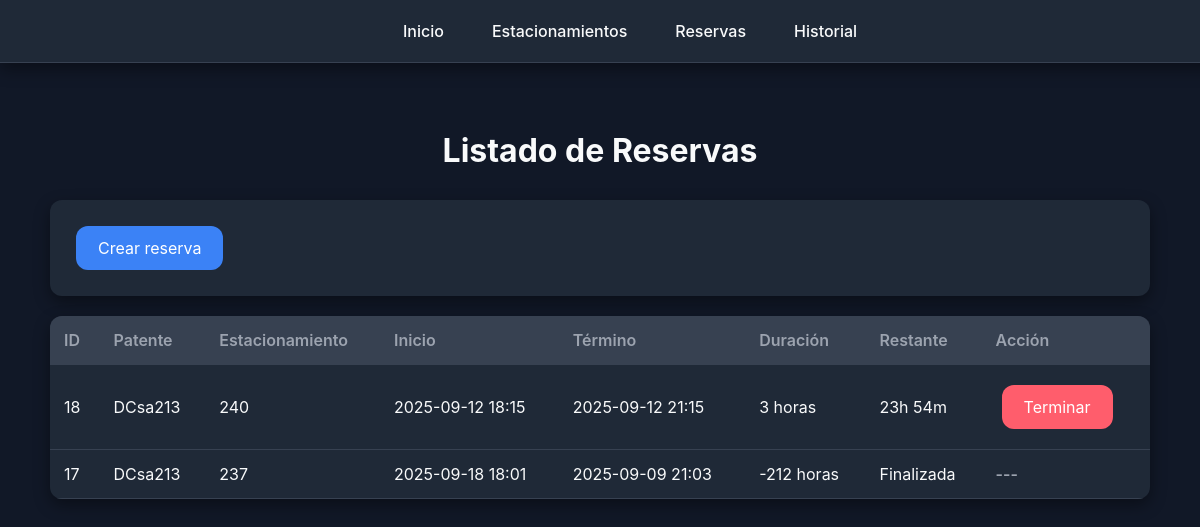
Screenshot of /estacionamientos/reservas/ with the database file from the repository.
### apps/estacionamientos/models.py (models this page shows, shortened)
class Reserva(models.Model):
    estacionamiento = models.ForeignKey("Estacionamiento", on_delete=models.CASCADE)
    patente = models.CharField(max_length=20, default="DESCONOCIDA")
    fecha_inicio = models.DateTimeField(default=timezone.now)
    fecha_termino = models.DateTimeField(null=True, blank=True)
    tipo_snapshot = models.CharField(max_length=20, default="Normal")

### apps/estacionamientos/views.py (the view)
# urls.py: path("reservas/", views.listarReserva, name="listarReserva"),
def listarReserva(request):
    data = []
    ahora = timezone.now()
    for r in Reserva.objects.select_related("estacionamiento").order_by("-id"):
        duracion = 0
        if r.fecha_inicio and r.fecha_termino:
            duracion = (r.fecha_termino - r.fecha_inicio).total_seconds() / 3600
        duracion_str = f"{int(duracion)} horas" if duracion else "-"
        if r.fecha_termino and r.fecha_termino > ahora:
            diff = r.fecha_termino - ahora
            horas = diff.seconds // 3600
            minutos = (diff.seconds % 3600) // 60
            tiempo_restante = f"{horas}h {minutos}m"
        else:
            tiempo_restante = "Finalizada"
        data.append({
            "id": r.id,
            "patente": r.patente,
            "estacionamiento_id": r.estacionamiento_id,
            "fechaInicio": r.fecha_inicio.strftime("%Y-%m-%d %H:%M"),
            "fechaTermino": r.fecha_termino.strftime("%Y-%m-%d %H:%M") if r.fecha_termino else "-",
            "duracion": duracion_str,
            "tiempoRestante": tiempo_restante
        })
    return render(request, "reserva/reservaListar.html", {"reservas": data})

### apps/estacionamientos/templates/reserva/reservaListar.html (shortened to what this page needs)
{% extends "base.html" %}
{% load static %}
{% block content %}
<h1>Listado de Reservas</h1>
<div class="card">
  <a href="{% url 'crearReserva' %}" class="button">Crear reserva</a>
</div>
<table>
  <tr>
    <th>ID</th>
    <th>Patente</th>
    <th>Estacionamiento</th>
    <th>Inicio</th>
    <th>Término</th>
    <th>Duración</th>
    <th>Restante</th>
    <th>Acción</th>
  </tr>
  {% for r in reservas %}
  <tr>
    <td>{{ r.id }}</td>
    <td>{{ r.patente }}</td>
    <td>{{ r.estacionamiento_id }}</td>
    <td>{{ r.fechaInicio }}</td>
    <td>{{ r.fechaTermino }}</td>
    <td>{{ r.duracion }}</td>
    <td>{{ r.tiempoRestante }}</td>
    <td>
      {% if r.tiempoRestante != "Finalizada" %}
        <a href="{% url 'terminarReserva' r.id %}" class="button button-danger">Terminar</a>
      {% else %}
        <span style="color: var(--text-light); font-weight: 600;">---</span>
      {% endif %}
    </td>
  </tr>
  {% endfor %}
</table>
{% endblock %}

### apps/estacionamientos/static/css/style.css (style rules this page uses)
:root { --primary: #3B82F6; --primary-dark: #1D4ED8; --success: #10B981; --success-dark: #047857; --danger: #ff5d6c; --danger-dark: #d94d5b; --bg: #111827; --bg-card: #1F2937; --bg-alt: #374151; --text: #F9FAFB; --text-light: #9CA3AF; --radius: 12px; --shadow: 0 6px 16px rgba(0,0,0,0.4); }
body { font-family: "Inter", "Segoe UI", Roboto, Arial, sans-serif; background: var(--bg); color: var(--text); margin: 0; padding-top: 70px; }
::placeholder { color: #aaa; opacity: 0.7; }
a.button, button, .button { display: inline-block; margin: 6px; padding: 12px 22px; border: none; border-radius: var(--radius); cursor: pointer; font-size: 1rem; background: var(--primary); color: #fff; text-decoration: none; transition: all 0.2s ease; }
.button-danger { background: var(--danger) !important; }
h1 { color: var(--text); margin-bottom: 30px; font-size: 2rem; text-align: center; }
.card { background: var(--bg-card); border-radius: var(--radius); box-shadow: var(--shadow); padding: 20px; margin-bottom: 20px; transition: transform 0.2s ease; }
table { width: 100%; border-collapse: collapse; background: var(--bg-card); border-radius: var(--radius); box-shadow: var(--shadow); overflow: hidden; margin-top: 20px; color: var(--text); }
th, td { padding: 14px; text-align: left; border-bottom: 1px solid var(--bg-alt); }
th { background: var(--bg-alt); color: var(--text-light); font-weight: 600; }

### rows the page displays
Reserva: id "18", patente "DCsa213", estacionamiento_id "240", fechaInicio "2025-09-12 18:15", fechaTermino "2025-09-12 21:15", duracion "3 horas", tiempoRestante "23h 54m", shows "Terminar"
Reserva: id "17", patente "DCsa213", estacionamiento_id "237", fechaInicio "2025-09-18 18:01", fechaTermino "2025-09-09 21:03", duracion "-212 horas", tiempoRestante "Finalizada"
